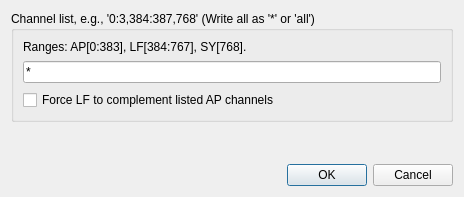
<?xml version="1.0" encoding="UTF-8"?>
<ui version="4.0">
 <class>IMSaveChansDlg</class>
 <widget class="QDialog" name="IMSaveChansDlg">
  <property name="geometry">
   <rect>
    <x>0</x>
    <y>0</y>
    <width>464</width>
    <height>197</height>
   </rect>
  </property>
  <property name="windowTitle">
   <string>Which Probe Channels to Save</string>
  </property>
  <layout class="QGridLayout" name="gridLayout">
   <item row="0" column="0">
    <widget class="QGroupBox" name="saveChnGB">
     <property name="title">
      <string>Channel list, e.g., '0:3,384:387,768' (Write all as '*' or 'all')</string>
     </property>
     <layout class="QGridLayout" name="gridLayout_4">
      <property name="verticalSpacing">
       <number>7</number>
      </property>
      <item row="0" column="0" colspan="2">
       <widget class="QLabel" name="rngLbl">
        <property name="text">
         <string>Ranges: AP[0:383], LF[384:767], SY[768].</string>
        </property>
       </widget>
      </item>
      <item row="1" column="0" colspan="2">
       <widget class="QLineEdit" name="saveChansLE">
        <property name="minimumSize">
         <size>
          <width>0</width>
          <height>22</height>
         </size>
        </property>
        <property name="text">
         <string>*</string>
        </property>
       </widget>
      </item>
      <item row="2" column="0">
       <widget class="QCheckBox" name="pairChk">
        <property name="sizePolicy">
         <sizepolicy hsizetype="Preferred" vsizetype="Preferred">
          <horstretch>0</horstretch>
          <verstretch>0</verstretch>
         </sizepolicy>
        </property>
        <property name="text">
         <string>Force LF to complement listed AP channels</string>
        </property>
       </widget>
      </item>
     </layout>
    </widget>
   </item>
   <item row="1" column="0">
    <spacer name="verticalSpacer">
     <property name="orientation">
      <enum>Qt::Vertical</enum>
     </property>
     <property name="sizeHint" stdset="0">
      <size>
       <width>20</width>
       <height>18</height>
      </size>
     </property>
    </spacer>
   </item>
   <item row="2" column="0">
    <widget class="QDialogButtonBox" name="buttonBox">
     <property name="focusPolicy">
      <enum>Qt::StrongFocus</enum>
     </property>
     <property name="orientation">
      <enum>Qt::Horizontal</enum>
     </property>
     <property name="standardButtons">
      <set>QDialogButtonBox::Cancel|QDialogButtonBox::Ok</set>
     </property>
    </widget>
   </item>
  </layout>
 </widget>
 <tabstops>
  <tabstop>saveChansLE</tabstop>
  <tabstop>pairChk</tabstop>
  <tabstop>buttonBox</tabstop>
 </tabstops>
 <resources/>
 <connections>
  <connection>
   <sender>buttonBox</sender>
   <signal>accepted()</signal>
   <receiver>IMSaveChansDlg</receiver>
   <slot>accept()</slot>
   <hints>
    <hint type="sourcelabel">
     <x>248</x>
     <y>254</y>
    </hint>
    <hint type="destinationlabel">
     <x>157</x>
     <y>274</y>
    </hint>
   </hints>
  </connection>
  <connection>
   <sender>buttonBox</sender>
   <signal>rejected()</signal>
   <receiver>IMSaveChansDlg</receiver>
   <slot>reject()</slot>
   <hints>
    <hint type="sourcelabel">
     <x>316</x>
     <y>260</y>
    </hint>
    <hint type="destinationlabel">
     <x>286</x>
     <y>274</y>
    </hint>
   </hints>
  </connection>
 </connections>
</ui>
